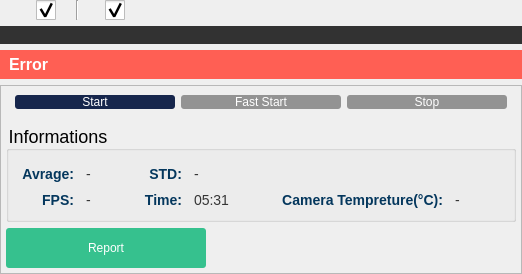
            <widget class="QFrame" name="mainpage_left_frame_2">
             <property name="maximumSize">
              <size>
               <width>700</width>
               <height>16777215</height>
              </size>
             </property>
             <layout class="QVBoxLayout" name="mainpage_left_frame">
              <property name="leftMargin">
               <number>0</number>
              </property>
              <property name="topMargin">
               <number>0</number>
              </property>
              <property name="rightMargin">
               <number>0</number>
              </property>
              <property name="bottomMargin">
               <number>0</number>
              </property>
              <item>
               <widget class="QFrame" name="mainpage_toolbox_frame">
                <property name="styleSheet">
                 <string notr="true">QCheckBox::indicator {
    width: 20px;
    height: 20px;
		
}

#mainpage_toolbox_frame
{
	max-height:50px;
}
</string>
                </property>
                <layout class="QHBoxLayout" name="horizontalLayout_23">
                 <property name="spacing">
                  <number>5</number>
                 </property>
                 <property name="leftMargin">
                  <number>0</number>
                 </property>
                 <property name="topMargin">
                  <number>0</number>
                 </property>
                 <property name="rightMargin">
                  <number>0</number>
                 </property>
                 <property name="bottomMargin">
                  <number>0</number>
                 </property>
                 <item>
                  <spacer name="horizontalSpacer_36">
                   <property name="orientation">
                    <enum>Qt::Horizontal</enum>
                   </property>
                   <property name="sizeType">
                    <enum>QSizePolicy::Maximum</enum>
                   </property>
                   <property name="sizeHint" stdset="0">
                    <size>
                     <width>30</width>
                     <height>20</height>
                    </size>
                   </property>
                  </spacer>
                 </item>
                 <item>
                  <widget class="QCheckBox" name="mainpage_liveview_checkbox">
                   <property name="layoutDirection">
                    <enum>Qt::RightToLeft</enum>
                   </property>
                   <property name="text">
                    <string/>
                   </property>
                   <property name="icon">
                    <iconset resource="Assets/Assets.qrc">
                     <normaloff>:/assets/icons/icons8-video-call-50.png</normaloff>:/assets/icons/icons8-video-call-50.png</iconset>
                   </property>
                   <property name="iconSize">
                    <size>
                     <width>40</width>
                     <height>40</height>
                    </size>
                   </property>
                   <property name="checked">
                    <bool>true</bool>
                   </property>
                  </widget>
                 </item>
                 <item>
                  <spacer name="horizontalSpacer_28">
                   <property name="orientation">
                    <enum>Qt::Horizontal</enum>
                   </property>
                   <property name="sizeType">
                    <enum>QSizePolicy::Maximum</enum>
                   </property>
                   <property name="sizeHint" stdset="0">
                    <size>
                     <width>15</width>
                     <height>20</height>
                    </size>
                   </property>
                  </spacer>
                 </item>
                 <item>
                  <widget class="Line" name="line_16">
                   <property name="orientation">
                    <enum>Qt::Vertical</enum>
                   </property>
                  </widget>
                 </item>
                 <item>
                  <spacer name="horizontalSpacer_37">
                   <property name="orientation">
                    <enum>Qt::Horizontal</enum>
                   </property>
                   <property name="sizeType">
                    <enum>QSizePolicy::Maximum</enum>
                   </property>
                   <property name="sizeHint" stdset="0">
                    <size>
                     <width>15</width>
                     <height>20</height>
                    </size>
                   </property>
                  </spacer>
                 </item>
                 <item>
                  <widget class="QCheckBox" name="mainpage_drawing_checkbox">
                   <property name="layoutDirection">
                    <enum>Qt::RightToLeft</enum>
                   </property>
                   <property name="text">
                    <string/>
                   </property>
                   <property name="icon">
                    <iconset resource="Assets/Assets.qrc">
                     <normaloff>:/assets/icons/icons8-draw-pen-50.png</normaloff>:/assets/icons/icons8-draw-pen-50.png</iconset>
                   </property>
                   <property name="iconSize">
                    <size>
                     <width>35</width>
                     <height>35</height>
                    </size>
                   </property>
                   <property name="checked">
                    <bool>true</bool>
                   </property>
                  </widget>
                 </item>
                 <item>
                  <spacer name="horizontalSpacer_29">
                   <property name="orientation">
                    <enum>Qt::Horizontal</enum>
                   </property>
                   <property name="sizeHint" stdset="0">
                    <size>
                     <width>40</width>
                     <height>20</height>
                    </size>
                   </property>
                  </spacer>
                 </item>
                </layout>
               </widget>
              </item>
              <item>
               <layout class="QHBoxLayout" name="horizontalLayout_6">
                <property name="topMargin">
                 <number>0</number>
                </property>
                <item>
                 <widget class="QLabel" name="mainpage_live_image_lbl">
                  <property name="maximumSize">
                   <size>
                    <width>704</width>
                    <height>704</height>
                   </size>
                  </property>
                  <property name="sizeIncrement">
                   <size>
                    <width>500</width>
                    <height>500</height>
                   </size>
                  </property>
                  <property name="accessibleName">
                   <string/>
                  </property>
                  <property name="styleSheet">
                   <string notr="true">border: 2px solid rgb(50, 50, 50);
border-radius: 0px;
margin: 0px;
max-width:700px;
max-height:700px;

background-color:rgb(50,50,50);


</string>
                  </property>
                  <property name="text">
                   <string/>
                  </property>
                  <property name="textFormat">
                   <enum>Qt::AutoText</enum>
                  </property>
                  <property name="pixmap">
                   <pixmap resource="Assets/Assets.qrc">:/assets/images/camera-error-500.png</pixmap>
                  </property>
                  <property name="scaledContents">
                   <bool>false</bool>
                  </property>
                  <property name="alignment">
                   <set>Qt::AlignCenter</set>
                  </property>
                  <property name="wordWrap">
                   <bool>false</bool>
                  </property>
                  <property name="openExternalLinks">
                   <bool>false</bool>
                  </property>
                 </widget>
                </item>
               </layout>
              </item>
              <item>
               <widget class="QLabel" name="mainpage_error_lbl">
                <property name="sizePolicy">
                 <sizepolicy hsizetype="Minimum" vsizetype="Minimum">
                  <horstretch>0</horstretch>
                  <verstretch>0</verstretch>
                 </sizepolicy>
                </property>
                <property name="maximumSize">
                 <size>
                  <width>16787</width>
                  <height>60</height>
                 </size>
                </property>
                <property name="styleSheet">
                 <string notr="true">font-size: 16px;
font-weight: bold;
color: #ffffff;
background-color: rgb(255, 95, 84);
padding:5px;

min-width: 300px;
max-width: 16777px;
</string>
                </property>
                <property name="text">
                 <string>Error</string>
                </property>
                <property name="wordWrap">
                 <bool>true</bool>
                </property>
               </widget>
              </item>
              <item>
               <widget class="QFrame" name="mainpage_livebox_frame">
                <property name="styleSheet">
                 <string notr="true"/>
                </property>
                <property name="frameShape">
                 <enum>QFrame::StyledPanel</enum>
                </property>
                <property name="frameShadow">
                 <enum>QFrame::Raised</enum>
                </property>
                <layout class="QVBoxLayout" name="verticalLayout_5">
                 <property name="leftMargin">
                  <number>5</number>
                 </property>
                 <property name="topMargin">
                  <number>0</number>
                 </property>
                 <property name="rightMargin">
                  <number>5</number>
                 </property>
                 <property name="bottomMargin">
                  <number>5</number>
                 </property>
                 <item>
                  <widget class="QFrame" name="horizontalFrame_8">
                   <property name="styleSheet">
                    <string notr="true">.QPushButton{
	border-radius:3px;
	color: rgb(255, 255, 255);
	background-color:rgb(22, 38, 76)
	
}

.QPushButton:hover{
	background-color: rgb(4, 3, 29)
	
}
.QPushButton:disabled {
background-color:rgb(147, 147, 147);
}
</string>
                   </property>
                   <layout class="QHBoxLayout" name="horizontalLayout_5">
                    <item>
                     <widget class="QPushButton" name="mainpage_start_btn">
                      <property name="enabled">
                       <bool>true</bool>
                      </property>
                      <property name="styleSheet">
                       <string notr="true"/>
                      </property>
                      <property name="text">
                       <string>Start</string>
                      </property>
                      <property name="icon">
                       <iconset resource="Assets/Assets.qrc">
                        <normaloff>:/assets/icons/play-48.png</normaloff>:/assets/icons/play-48.png</iconset>
                      </property>
                     </widget>
                    </item>
                    <item>
                     <widget class="QPushButton" name="mainpage_faststart_btn">
                      <property name="enabled">
                       <bool>false</bool>
                      </property>
                      <property name="styleSheet">
                       <string notr="true"/>
                      </property>
                      <property name="text">
                       <string>Fast Start</string>
                      </property>
                      <property name="icon">
                       <iconset resource="Assets/Assets.qrc">
                        <normaloff>:/assets/icons/fast-forwards-arrow-48.png</normaloff>:/assets/icons/fast-forwards-arrow-48.png</iconset>
                      </property>
                     </widget>
                    </item>
                    <item>
                     <widget class="QPushButton" name="mainpage_stop_btn">
                      <property name="enabled">
                       <bool>false</bool>
                      </property>
                      <property name="styleSheet">
                       <string notr="true"/>
                      </property>
                      <property name="text">
                       <string>Stop</string>
                      </property>
                      <property name="icon">
                       <iconset resource="Assets/Assets.qrc">
                        <normaloff>:/assets/icons/stop50.png</normaloff>:/assets/icons/stop50.png</iconset>
                      </property>
                     </widget>
                    </item>
                   </layout>
                  </widget>
                 </item>
                 <item>
                  <widget class="QGroupBox" name="mainpage_informaition_groupBox">
                   <property name="styleSheet">
                    <string notr="true">#mainpage_informaition_groupBox{
font-size: 18px;
}

QLabel{
	font-size: 14px;
	margin: 5px 0px;
	color: rgb(53, 53, 53);
}</string>
                   </property>
                   <property name="title">
                    <string>Informations</string>
                   </property>
                   <layout class="QGridLayout" name="gridLayout_12">
                    <property name="topMargin">
                     <number>10</number>
                    </property>
                    <property name="bottomMargin">
                     <number>6</number>
                    </property>
                    <property name="horizontalSpacing">
                     <number>5</number>
                    </property>
                    <property name="verticalSpacing">
                     <number>0</number>
                    </property>
                    <item row="1" column="5">
                     <widget class="QLabel" name="mainpage_std_lbl">
                      <property name="text">
                       <string>-</string>
                      </property>
                     </widget>
                    </item>
                    <item row="3" column="2">
                     <widget class="QLabel" name="mainpage_fps_lbl">
                      <property name="text">
                       <string>-</string>
                      </property>
                     </widget>
                    </item>
                    <item row="1" column="9">
                     <spacer name="horizontalSpacer_40">
                      <property name="orientation">
                       <enum>Qt::Horizontal</enum>
                      </property>
                      <property name="sizeHint" stdset="0">
                       <size>
                        <width>40</width>
                        <height>20</height>
                       </size>
                      </property>
                     </spacer>
                    </item>
                    <item row="3" column="4">
                     <widget class="QLabel" name="label_34">
                      <property name="styleSheet">
                       <string notr="true">color: rgb(4, 55, 93);
font-weight: bold;</string>
                      </property>
                      <property name="text">
                       <string>Time:</string>
                      </property>
                      <property name="alignment">
                       <set>Qt::AlignRight|Qt::AlignTrailing|Qt::AlignVCenter</set>
                      </property>
                     </widget>
                    </item>
                    <item row="3" column="8">
                     <widget class="QLabel" name="mainpage_tempreture_lbl">
                      <property name="text">
                       <string>-</string>
                      </property>
                     </widget>
                    </item>
                    <item row="3" column="6">
                     <spacer name="horizontalSpacer_42">
                      <property name="orientation">
                       <enum>Qt::Horizontal</enum>
                      </property>
                      <property name="sizeHint" stdset="0">
                       <size>
                        <width>40</width>
                        <height>20</height>
                       </size>
                      </property>
                     </spacer>
                    </item>
                    <item row="3" column="5">
                     <widget class="QLabel" name="mainpage_timer_lbl">
                      <property name="text">
                       <string>05:31</string>
                      </property>
                     </widget>
                    </item>
                    <item row="3" column="3">
                     <spacer name="horizontalSpacer_41">
                      <property name="orientation">
                       <enum>Qt::Horizontal</enum>
                      </property>
                      <property name="sizeHint" stdset="0">
                       <size>
                        <width>40</width>
                        <height>20</height>
                       </size>
                      </property>
                     </spacer>
                    </item>
                    <item row="3" column="0">
                     <widget class="QLabel" name="label_33">
                      <property name="styleSheet">
                       <string notr="true">color: rgb(4, 55, 93);
font-weight: bold;</string>
                      </property>
                      <property name="text">
                       <string>FPS:</string>
                      </property>
                      <property name="alignment">
                       <set>Qt::AlignRight|Qt::AlignTrailing|Qt::AlignVCenter</set>
                      </property>
                     </widget>
                    </item>
                    <item row="1" column="6">
                     <spacer name="horizontalSpacer_31">
                      <property name="orientation">
                       <enum>Qt::Horizontal</enum>
                      </property>
                      <property name="sizeHint" stdset="0">
                       <size>
                        <width>40</width>
                        <height>20</height>
                       </size>
                      </property>
                     </spacer>
                    </item>
                    <item row="1" column="3">
                     <spacer name="horizontalSpacer_30">
                      <property name="orientation">
                       <enum>Qt::Horizontal</enum>
                      </property>
                      <property name="sizeHint" stdset="0">
                       <size>
                        <width>40</width>
                        <height>20</height>
                       </size>
                      </property>
                     </spacer>
                    </item>
                    <item row="1" column="0">
                     <widget class="QLabel" name="label_5">
                      <property name="styleSheet">
                       <string notr="true">color: rgb(4, 55, 93);
font-weight: bold;</string>
                      </property>
                      <property name="text">
                       <string>Avrage:</string>
                      </property>
                      <property name="alignment">
                       <set>Qt::AlignRight|Qt::AlignTrailing|Qt::AlignVCenter</set>
                      </property>
                     </widget>
                    </item>
                    <item row="1" column="4">
                     <widget class="QLabel" name="label_12">
                      <property name="styleSheet">
                       <string notr="true">color: rgb(4, 55, 93);
font-weight: bold;</string>
                      </property>
                      <property name="text">
                       <string>STD:</string>
                      </property>
                      <property name="alignment">
                       <set>Qt::AlignRight|Qt::AlignTrailing|Qt::AlignVCenter</set>
                      </property>
                     </widget>
                    </item>
                    <item row="3" column="7">
                     <widget class="QLabel" name="label_36">
                      <property name="styleSheet">
                       <string notr="true">color: rgb(4, 55, 93);
font-weight: bold;
</string>
                      </property>
                      <property name="text">
                       <string>Camera Tempreture(°C):</string>
                      </property>
                      <property name="alignment">
                       <set>Qt::AlignRight|Qt::AlignTrailing|Qt::AlignVCenter</set>
                      </property>
                     </widget>
                    </item>
                    <item row="1" column="2">
                     <widget class="QLabel" name="mainpage_avrage_lbl">
                      <property name="text">
                       <string>-</string>
                      </property>
                     </widget>
                    </item>
                   </layout>
                  </widget>
                 </item>
                 <item>
                  <widget class="QPushButton" name="mainpage_report_button">
                   <property name="enabled">
                    <bool>true</bool>
                   </property>
                   <property name="styleSheet">
                    <string notr="true">QPushButton{
	min-height:40px;
	border-radius:3px;
	color: rgb(255, 255, 255);
	background-color:rgb(54, 193, 142);
	max-width: 200px;
}

QPushButton:disabled{
	color: rgb(255, 255, 255);
	background-color:rgb(147, 147, 147);
}



QPushButton:hover{
	color: rgb(255, 255, 255);
	background-color:rgb(40, 144, 106);
}
</string>
                   </property>
                   <property name="text">
                    <string>Report</string>
                   </property>
                   <property name="icon">
                    <iconset resource="Assets/Assets.qrc">
                     <normaloff>:/assets/icons/report-48.png</normaloff>:/assets/icons/report-48.png</iconset>
                   </property>
                  </widget>
                 </item>
                </layout>
               </widget>
              </item>
             </layout>
            </widget>
